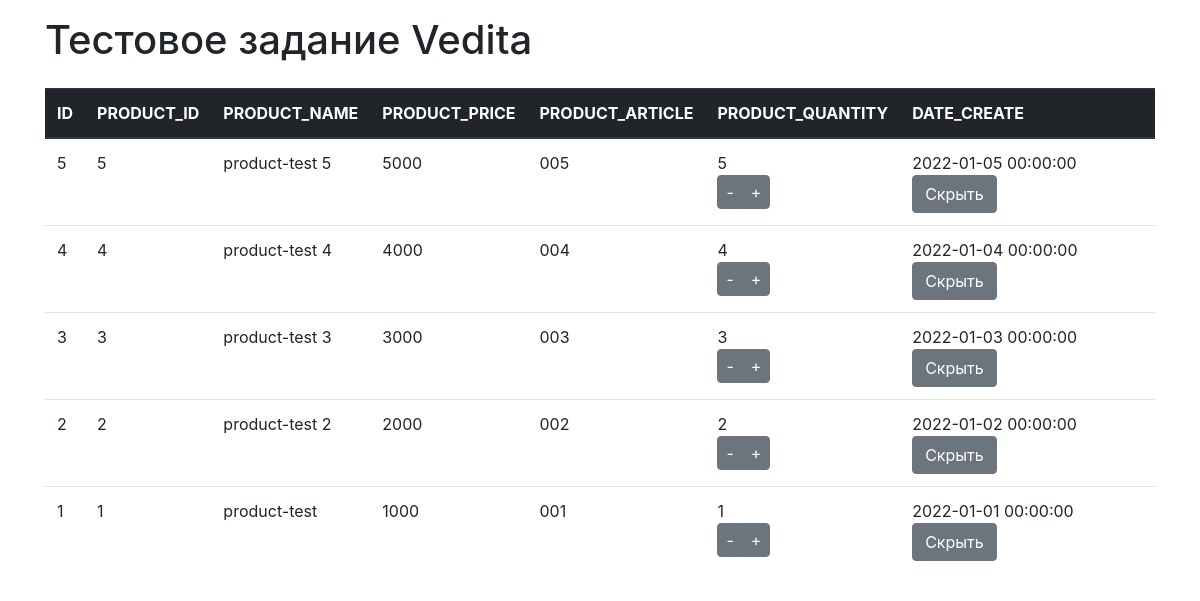
The page / on the database its author committed.
### tables this page shows
CREATE TABLE `Products` (
                        `ID` int(10) unsigned NOT NULL AUTO_INCREMENT,
                        `PRODUCT_ID` int(10) unsigned NOT NULL,
                        `PRODUCT_NAME` varchar(255) NOT NULL,
                        `PRODUCT_PRICE` varchar(255) NOT NULL,
                        `PRODUCT_ARTICLE` varchar(255) NOT NULL,
                        `PRODUCT_QUANTITY` varchar(255) NOT NULL,
                        `DATE_CREATE` datetime NOT NULL,
                        `STATUS` varchar(255) DEFAULT 'VISIBLE',
                        PRIMARY KEY (`ID`),
                        UNIQUE KEY `PRODUCT_ARTICLE` (`PRODUCT_ARTICLE`)
);

### src/model/functions.php (called while the page is built, shortened)
<?php
$config = include_once __DIR__ . '/../../config/database.php';
$dsn = $config['dsn'];
$username = $config['username'];
$password = $config['password'];
try {
    $connection = new PDO($dsn, $username, $password);
    $connection->SetAttribute(PDO::ATTR_ERRMODE, PDO::ERRMODE_EXCEPTION);
    $connection->SetAttribute(PDO::ATTR_DEFAULT_FETCH_MODE, PDO::FETCH_ASSOC);
} catch (\PDOException $exception) {
    echo 'Datebase error:' . $exception->getMessage();
    die();
}
$products = new Products($connection);
$productsFields = $products->getProducts(5);

### src/Products.php (called while the page is built, shortened)
<?php
class Products
{
    protected PDO $connection;
    public function __construct($connection)
    {
        $this->connection = $connection;
    }
    public function getProducts(int $limit): ?array
    {
        $statement = $this->connection->prepare(
            'SELECT * FROM Products  ORDER BY DATE_CREATE DESC LIMIT ' . $limit
        );
        $statement->execute();
        return $statement->fetchAll();
    }
}

### index.php (the view, shortened to what this page needs)
<?php
require __DIR__ . '/src/model/functions.php'
?>
<!doctype html>
<html lang="en">
<head>
    <link rel="stylesheet" href="https://maxcdn.bootstrapcdn.com/bootstrap/4.0.0/css/bootstrap.min.css"
>
    <link rel="stylesheet" href="/assets/css/main.css">
</head>
<body>
<div class="container">
    <h1 class="pt-3 pb-3">Тестовое задание Vedita</h1>
    <div class="table-responsive-md mx-auto">
        <table class="table">
            <thead class="thead-dark">
            <tr>
                <th>ID</th>
                <th>PRODUCT_ID</th>
                <th>PRODUCT_NAME</th>
                <th>PRODUCT_PRICE</th>
                <th>PRODUCT_ARTICLE</th>
                <th>PRODUCT_QUANTITY</th>
                <th>DATE_CREATE</th>
            </tr>
            </thead>
            <tbody>
            <?php foreach ($productsFields as $productField): ?>
                <tr>
                    <td class="id"><?php echo($productField['ID']) ?></td>
                    <td><?php echo($productField['PRODUCT_ID']) ?></td>
                    <td><?php echo($productField['PRODUCT_NAME']) ?></td>
                    <td><?php echo($productField['PRODUCT_PRICE']) ?></td>
                    <td><?php echo($productField['PRODUCT_ARTICLE']) ?></td>
                    <td>
                        <span class="product_quantity"><?php echo($productField['PRODUCT_QUANTITY']) ?></span>
                        <div class="btn-group" style="width: 100%">
                            <span class="decrement btn btn-secondary py-1 px-2">-</span>
                            <span class="increment btn btn-secondary py-1 px-2">+</span>
                        </div>
                    </td>
                    <td>
                        <?php echo($productField['DATE_CREATE']) ?>
                        <a href="javascript:void(0);" class="btn btn-secondary hide" id="hide">Скрыть</a>
                    </td>
                </tr>
            <?php endforeach; ?>
            </tbody>
        </table>
    </div>
</div>
</body>
</html>

### assets/css/main.css (style rules this page uses)
tr, td { transition: .5s; }

### rows shown on the page
products: ID "5", PRODUCT_ID "5", PRODUCT_NAME "product-test 5", PRODUCT_PRICE "5000", PRODUCT_ARTICLE "005", PRODUCT_QUANTITY "5", DATE_CREATE "2022-01-05 00:00:00"
products: ID "4", PRODUCT_ID "4", PRODUCT_NAME "product-test 4", PRODUCT_PRICE "4000", PRODUCT_ARTICLE "004", PRODUCT_QUANTITY "4", DATE_CREATE "2022-01-04 00:00:00"
products: ID "3", PRODUCT_ID "3", PRODUCT_NAME "product-test 3", PRODUCT_PRICE "3000", PRODUCT_ARTICLE "003", PRODUCT_QUANTITY "3", DATE_CREATE "2022-01-03 00:00:00"
products: ID "2", PRODUCT_ID "2", PRODUCT_NAME "product-test 2", PRODUCT_PRICE "2000", PRODUCT_ARTICLE "002", PRODUCT_QUANTITY "2", DATE_CREATE "2022-01-02 00:00:00"
products: ID "1", PRODUCT_ID "1", PRODUCT_NAME "product-test", PRODUCT_PRICE "1000", PRODUCT_ARTICLE "001", PRODUCT_QUANTITY "1", DATE_CREATE "2022-01-01 00:00:00"
